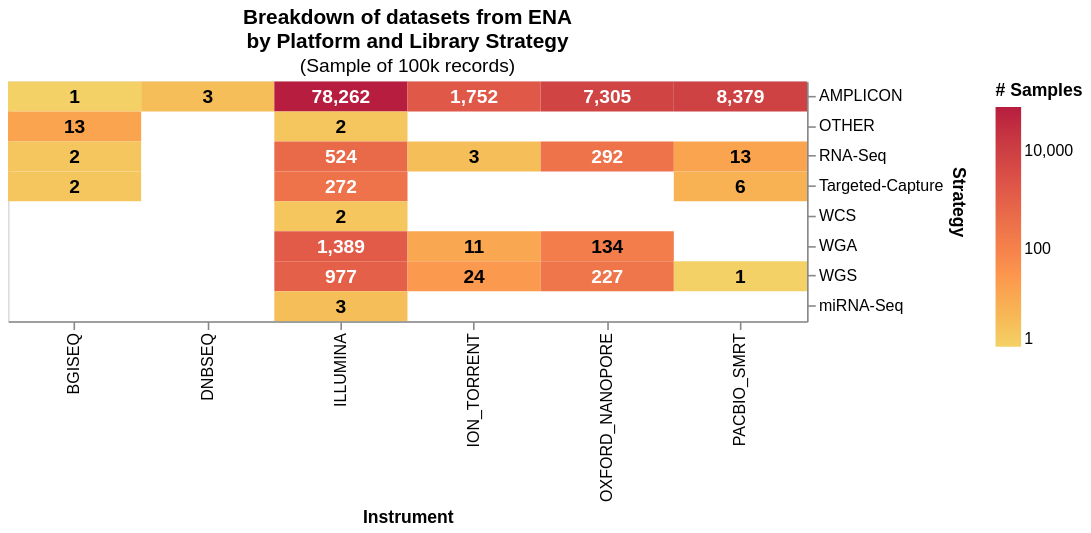

Notebook cell for this chart:
### Code cell
# Add text labels
front = back.mark_text(
    align="center",
    baseline="middle",
    fontSize=12,
    fontWeight="bold",
).encode(
    text=alt.Text("run_accession:Q", format=",.0f"),
    color=alt.condition(
        alt.datum.run_accession > 200,
        alt.value("white"),
        alt.value("black")
    )
)

# Combine layers
back + front

### Figure 1 — Vega-Lite specification as saved in the notebook (floating-point values rounded to 4 significant figures)
{"config": {"view": {"continuousWidth": 300, "continuousHeight": 300}}, "layer": [{"mark": {"type": "rect", "opacity": 1}, "encoding": {"color": {"field": "run_accession", "scale": {"scheme": "goldred", "type": "log"}, "title": "# Samples", "type": "quantitative"}, "tooltip": [{"field": "instrument_platform", "title": "Machine", "type": "nominal"}, {"field": "run_accession", "title": "Number of runs", "type": "quantitative"}, {"field": "library_strategy", "title": "Protocol", "type": "nominal"}], "x": {"field": "instrument_platform", "title": "Instrument", "type": "nominal"}, "y": {"axis": {"orient": "right"}, "field": "library_strategy", "title": "Strategy", "type": "nominal"}}, "title": {"text": ["Breakdown of datasets from ENA", "by Platform and Library Strategy"], "subtitle": "(Sample of 100k records)"}}, {"mark": {"type": "text", "align": "center", "baseline": "middle", "fontSize": 12, "fontWeight": "bold"}, "encoding": {"color": {"condition": {"test": "(datum.run_accession > 200)", "value": "white"}, "value": "black"}, "text": {"field": "run_accession", "format": ",.0f", "type": "quantitative"}, "tooltip": [{"field": "instrument_platform", "title": "Machine", "type": "nominal"}, {"field": "run_accession", "title": "Number of runs", "type": "quantitative"}, {"field": "library_strategy", "title": "Protocol", "type": "nominal"}], "x": {"field": "instrument_platform", "title": "Instrument", "type": "nominal"}, "y": {"axis": {"orient": "right"}, "field": "library_strategy", "title": "Strategy", "type": "nominal"}}, "title": {"text": ["Breakdown of datasets from ENA", "by Platform and Library Strategy"], "subtitle": "(Sample of 100k records)"}}], "data": {"name": "data-0c1367e49a7528048fe172df9ad3d2ce"}, "height": 150, "width": 500, "$schema": "https://vega.github.io/schema/vega-lite/v6.1.0.json", "datasets": {"data-0c1367e49a7528048fe172df9ad3d2ce": [{"instrument_platform": "BGISEQ", "library_strategy": "AMPLICON", "run_accession": 1}, {"instrument_platform": "BGISEQ", "library_strategy": "OTHER", "run_accession": 13}, {"instrument_platform": "BGISEQ", "library_strategy": "RNA-Seq", "run_accession": 2}, {"instrument_platform": "BGISEQ", "library_strategy": "Targeted-Capture", "run_accession": 2}, {"instrument_platform": "DNBSEQ", "library_strategy": "AMPLICON", "run_accession": 3}, {"instrument_platform": "ILLUMINA", "library_strategy": "AMPLICON", "run_accession": 78262}, {"instrument_platform": "ILLUMINA", "library_strategy": "OTHER", "run_accession": 2}, {"instrument_platform": "ILLUMINA", "library_strategy": "RNA-Seq", "run_accession": 524}, {"instrument_platform": "ILLUMINA", "library_strategy": "Targeted-Capture", "run_accession": 272}, {"instrument_platform": "ILLUMINA", "library_strategy": "WCS", "run_accession": 2}, {"instrument_platform": "ILLUMINA", "library_strategy": "WGA", "run_accession": 1389}, {"instrument_platform": "ILLUMINA", "library_strategy": "WGS", "run_accession": 977}, {"instrument_platform": "ILLUMINA", "library_strategy": "miRNA-Seq", "run_accession": 3}, {"instrument_platform": "ION_TORRENT", "library_strategy": "AMPLICON", "run_accession": 1752}, {"instrument_platform": "ION_TORRENT", "library_strategy": "RNA-Seq", "run_accession": 3}, {"instrument_platform": "ION_TORRENT", "library_strategy": "WGA", "run_accession": 11}, {"instrument_platform": "ION_TORRENT", "library_strategy": "WGS", "run_accession": 24}, {"instrument_platform": "OXFORD_NANOPORE", "library_strategy": "AMPLICON", "run_accession": 7305}, {"instrument_platform": "OXFORD_NANOPORE", "library_strategy": "RNA-Seq", "run_accession": 292}, {"instrument_platform": "OXFORD_NANOPORE", "library_strategy": "WGA", "run_accession": 134}, {"instrument_platform": "OXFORD_NANOPORE", "library_strategy": "WGS", "run_accession": 227}, {"instrument_platform": "PACBIO_SMRT", "library_strategy": "AMPLICON", "run_accession": 8379}, {"instrument_platform": "PACBIO_SMRT", "library_strategy": "RNA-Seq", "run_accession": 13}, {"instrument_platform": "PACBIO_SMRT", "library_strategy": "Targeted-Capture", "run_accession": 6}, {"instrument_platform": "PACBIO_SMRT", "library_strategy": "WGS", "run_accession": 1}]}}
